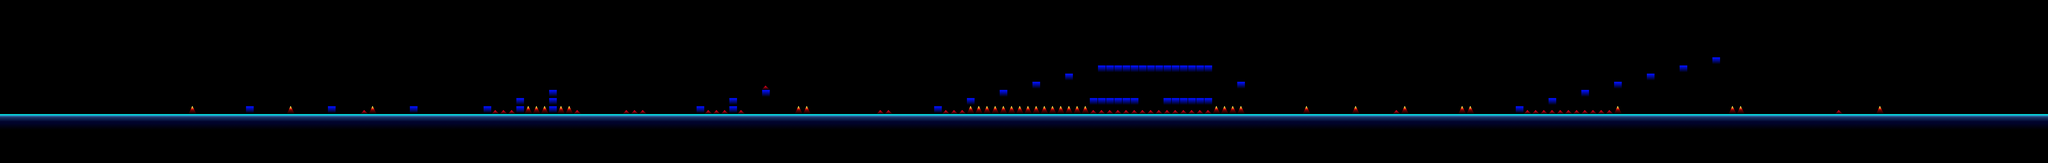

The image is a tile-based game level rendered from a .tmx file. Its description and source (layers, tilesets, objects; grid data summarised) follow:
An orthogonal 250x20 tile map with 64x64 px tiles, 1 tile layer (background) and 114 objects (84x triangle, 23x box, 3x support, 2x ground, player).

<map version="1.8" tiledversion="1.8.5" orientation="orthogonal" renderorder="right-down" width="250" height="20" tilewidth="64" tileheight="64" infinite="0" nextlayerid="4" nextobjectid="181">
 <tileset firstgid="1" source="Texture Atlas.tsx" />
 <layer id="1" name="background" width="250" height="20">
  <data>[5000 cells, 1636 non-empty, 6 distinct tile ids]</data>
 </layer>
 <objectgroup id="3" name="Objects">
  <object id="14" name="player" x="640" y="832" width="64" height="64" />
  <object id="15" name="ground" x="0" y="896">
   <polygon points="0,0 0,384 16000,384 16000,0" />
  </object>
  <object id="16" name="box" x="1856" y="256">
   <polygon points="0,0 64,0 64,64 0,64" />
  </object>
  <object id="17" name="box" x="2496" y="256">
   <polygon points="0,0 64,0 64,64 0,64" />
  </object>
  <object id="19" name="box" x="3136" y="256">
   <polygon points="0,0 64,0 64,64 0,64" />
  </object>
  <object id="20" name="box" x="3712" y="256">
   <polygon points="0,0 64,0 64,64 0,64" />
  </object>
  <object id="28" name="triangle" x="1408" y="320">
   <polygon points="0,0 64,0 30.9565,-63.9565" />
  </object>
  <object id="36" name="box" x="3968" y="192">
   <polygon points="0,0 64,0 64,64 0,64" />
  </object>
  <object id="37" name="support" x="3968" y="256">
   <polygon points="0,0 64,0 64,64 0,64" />
  </object>
  <object id="38" name="support" x="4224" y="192">
   <polygon points="0,0 64,0 64,128 0,128" />
  </object>
  <object id="39" name="box" x="4224" y="128">
   <polygon points="0,0 64,0 64,64 0,64" />
  </object>
  <object id="44" name="box" x="7232" y="320">
   <polygon points="0,0 64,0 64,-64 0,-64" />
  </object>
  <object id="45" name="box" x="7552" y="-128">
   <polygon points="0,0 0,64 64,64 64,0" />
  </object>
  <object id="46" name="box" x="7808" y="-192">
   <polygon points="0,0 64,0 64,64 0,64" />
  </object>
  <object id="47" name="box" x="8064" y="-256">
   <polygon points="0,0 64,0 64,64 0,64" />
  </object>
  <object id="48" name="box" x="8320" y="-320">
   <polygon points="0,0 64,0 64,64 0,64" />
  </object>
  <object id="50" name="triangle" x="2176" y="320">
   <polygon points="0,0 64,0 30.9565,-63.9565" />
  </object>
  <object id="51" name="triangle" x="2816" y="320">
   <polygon points="0,0 64,0 30.9565,-63.9565" />
  </object>
  <object id="52" name="triangle" x="4032" y="320">
   <polygon points="0,0 64,0 30.9565,-63.9565" />
  </object>
  <object id="53" name="triangle" x="4096" y="320">
   <polygon points="0,0 64,0 30.9565,-63.9565" />
  </object>
  <object id="54" name="triangle" x="4160" y="320">
   <polygon points="0,0 64,0 30.9565,-63.9565" />
  </object>
  <object id="55" name="triangle" x="4288" y="320">
   <polygon points="0,0 64,0 30.9565,-63.9565" />
  </object>
  <object id="56" name="triangle" x="4352" y="320">
   <polygon points="0,0 64,0 30.9565,-63.9565" />
  </object>
  <object id="61" name="triangle" x="6144" y="320">
   <polygon points="0,0 64,0 30.9565,-63.9565" />
  </object>
  <object id="62" name="triangle" x="6208" y="320">
   <polygon points="0,0 64,0 30.9565,-63.9565" />
  </object>
  <object id="66" name="triangle" x="7552" y="0">
   <polygon points="0,0 64,0 30.9565,-63.9565" />
  </object>
  <object id="67" name="triangle" x="7616" y="0">
   <polygon points="0,0 64,0 30.9565,-63.9565" />
  </object>
  <object id="68" name="triangle" x="7680" y="0">
   <polygon points="0,0 64,0 30.9565,-63.9565" />
  </object>
  <object id="69" name="triangle" x="7744" y="0">
   <polygon points="0,0 64,0 30.9565,-63.9565" />
  </object>
  <object id="70" name="triangle" x="7808" y="0">
   <polygon points="0,0 64,0 30.9565,-63.9565" />
  </object>
  <object id="71" name="triangle" x="7872" y="0">
   <polygon points="0,0 64,0 30.9565,-63.9565" />
  </object>
  <object id="72" name="triangle" x="7936" y="0">
   <polygon points="0,0 64,0 30.9565,-63.9565" />
  </object>
  <object id="73" name="triangle" x="8000" y="0">
   <polygon points="0,0 64,0 30.9565,-63.9565" />
  </object>
  <object id="74" name="triangle" x="8064" y="0">
   <polygon points="0,0 64,0 30.9565,-63.9565" />
  </object>
  <object id="75" name="triangle" x="8128" y="0">
   <polygon points="0,0 64,0 30.9565,-63.9565" />
  </object>
  <object id="76" name="triangle" x="8192" y="0">
   <polygon points="0,0 64,0 30.9565,-63.9565" />
  </object>
  <object id="77" name="triangle" x="8256" y="0">
   <polygon points="0,0 64,0 30.9565,-63.9565" />
  </object>
  <object id="78" name="triangle" x="8320" y="0">
   <polygon points="0,0 64,0 30.9565,-63.9565" />
  </object>
  <object id="79" name="triangle" x="8384" y="0">
   <polygon points="0,0 64,0 30.9565,-63.9565" />
  </object>
  <object id="80" name="triangle" x="8448" y="0">
   <polygon points="0,0 64,0 30.9565,-63.9565" />
  </object>
  <object id="81" name="triangle" x="9472" y="0">
   <polygon points="0,0 64,0 30.9565,-63.9565" />
  </object>
  <object id="82" name="triangle" x="9536" y="0">
   <polygon points="0,0 64,0 30.9565,-63.9565" />
  </object>
  <object id="83" name="triangle" x="9600" y="0">
   <polygon points="0,0 64,0 30.9565,-63.9565" />
  </object>
  <object id="84" name="triangle" x="9664" y="0">
   <polygon points="0,0 64,0 30.9565,-63.9565" />
  </object>
  <object id="85" name="triangle" x="10176" y="448">
   <polygon points="0,0 64,0 30.9565,-63.9565" />
  </object>
  <object id="87" name="triangle" x="10560" y="448">
   <polygon points="0,0 64,0 30.9565,-63.9565" />
  </object>
  <object id="88" name="triangle" x="10944" y="448">
   <polygon points="0,0 64,0 30.9565,-63.9565" />
  </object>
  <object id="91" name="triangle" x="11392" y="448">
   <polygon points="0,0 64,0 30.9565,-63.9565" />
  </object>
  <object id="92" name="triangle" x="11456" y="448">
   <polygon points="0,0 64,0 30.9565,-63.9565" />
  </object>
  <object id="93" name="triangle" x="12608" y="448">
   <polygon points="0,0 64,0 30.9565,-63.9565" />
  </object>
  <object id="95" name="triangle" x="13440" y="512">
   <polygon points="0,0 64,0 30.9565,-63.9565" />
  </object>
  <object id="96" name="triangle" x="13504" y="512">
   <polygon points="0,0 64,0 30.9565,-63.9565" />
  </object>
  <object id="98" name="triangle" x="14592" y="512">
   <polygon points="0,0 64,0 30.9565,-63.9565" />
  </object>
  <object id="99" name="triangle" x="2752" y="320">
   <polygon points="0,0 28.5781,-32 64,0" />
  </object>
  <object id="110" name="triangle" x="3776" y="320">
   <polygon points="0,0 28.5781,-32 64,0" />
  </object>
  <object id="111" name="triangle" x="3840" y="320">
   <polygon points="0,0 28.5781,-32 64,0" />
  </object>
  <object id="112" name="triangle" x="3904" y="320">
   <polygon points="0,0 28.5781,-32 64,0" />
  </object>
  <object id="113" name="triangle" x="4416" y="320">
   <polygon points="0,0 28.5781,-32 64,0" />
  </object>
  <object id="114" name="triangle" x="5696" y="320">
   <polygon points="0,0 28.5781,-32 64,0" />
  </object>
  <object id="115" name="triangle" x="5888" y="128">
   <polygon points="0,0 28.5781,-32 64,0" />
  </object>
  <object id="117" name="triangle" x="6784" y="320">
   <polygon points="0,0 28.5781,-32 64,0" />
  </object>
  <object id="118" name="triangle" x="6848" y="320">
   <polygon points="0,0 28.5781,-32 64,0" />
  </object>
  <object id="120" name="ground" x="8576" y="-384">
   <polygon points="0,0 896,0 896,64 0,64" />
  </object>
  <object id="121" name="triangle" x="8512" y="0">
   <polygon points="0,0 28.5781,-32 64,0" />
  </object>
  <object id="122" name="triangle" x="8576" y="0">
   <polygon points="0,0 28.5781,-32 64,0" />
  </object>
  <object id="123" name="triangle" x="8640" y="0">
   <polygon points="0,0 28.5781,-32 64,0" />
  </object>
  <object id="124" name="triangle" x="8704" y="0">
   <polygon points="0,0 28.5781,-32 64,0" />
  </object>
  </objectgroup>
</map>
<!-- 47 of 114 objects omitted -->
